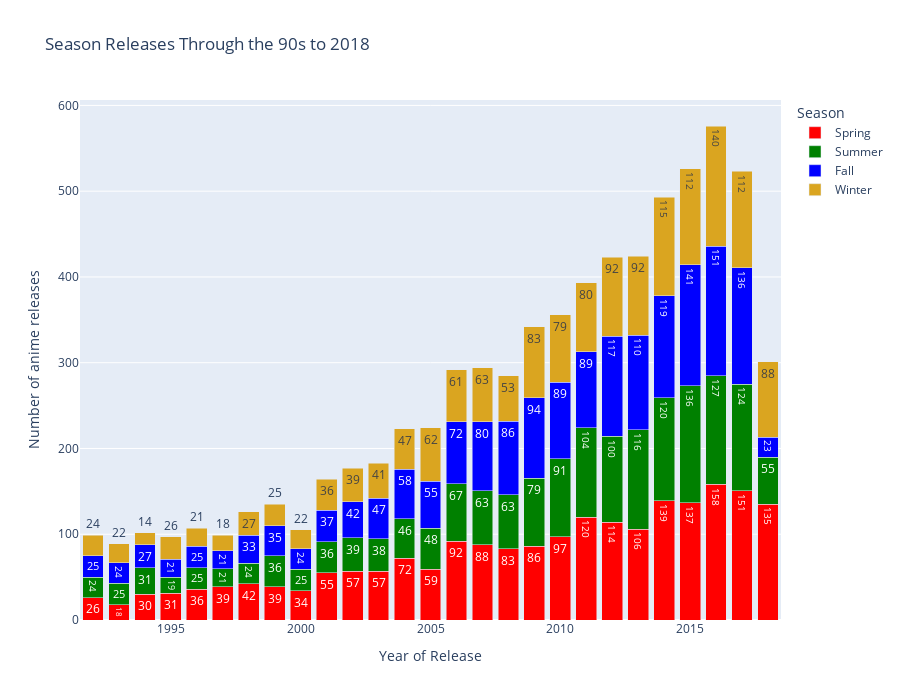

Notebook code for this chart:
### Code cell
fig = px.bar(df_animes.groupby(['year_released', 'season_released'])['title'].count().reset_index(),
        x='year_released', y='title', color='season_released', labels={'title':'Number of anime releases',
        'year_released':'Year of Release', 'season_released':'Season'}, text='title',
        title="Season Releases Through the 90s to 2018",
        color_discrete_sequence=["red", "green", "blue", "goldenrod", "magenta"])
fig.update_layout(barmode='stack', yaxis={'categoryorder':'total descending'}, height=700)
fig.show()

### Figure 1 — Plotly figure (JSON) as saved in the notebook; plotly's stock layout.template omitted (floating-point values rounded to 4 significant figures)
{"data": [{"alignmentgroup": "True", "hovertemplate": "Season=Spring<br>Year of Release=%{x}<br>Number of anime releases=%{text}<extra></extra>", "legendgroup": "Spring", "marker": {"color": "red", "pattern": {"shape": ""}}, "name": "Spring", "offsetgroup": "Spring", "orientation": "v", "showlegend": true, "text": [26, 18, 30, 31, 36, 39, 42, 39, 34, 55, 57, 57, 72, 59, 92, 88, 83, 86, 97, 120, 114, 106, 139, 137, 158, 151, 135], "textposition": "auto", "type": "bar", "x": [1992, 1993, 1994, 1995, 1996, 1997, 1998, 1999, 2000, 2001, 2002, 2003, 2004, 2005, 2006, 2007, 2008, 2009, 2010, 2011, 2012, 2013, 2014, 2015, 2016, 2017, 2018], "xaxis": "x", "y": [26, 18, 30, 31, 36, 39, 42, 39, 34, 55, 57, 57, 72, 59, 92, 88, 83, 86, 97, 120, 114, 106, 139, 137, 158, 151, 135], "yaxis": "y"}, {"alignmentgroup": "True", "hovertemplate": "Season=Summer<br>Year of Release=%{x}<br>Number of anime releases=%{text}<extra></extra>", "legendgroup": "Summer", "marker": {"color": "green", "pattern": {"shape": ""}}, "name": "Summer", "offsetgroup": "Summer", "orientation": "v", "showlegend": true, "text": [24, 25, 31, 19, 25, 21, 24, 36, 25, 36, 39, 38, 46, 48, 67, 63, 63, 79, 91, 104, 100, 116, 120, 136, 127, 124, 55], "textposition": "auto", "type": "bar", "x": [1992, 1993, 1994, 1995, 1996, 1997, 1998, 1999, 2000, 2001, 2002, 2003, 2004, 2005, 2006, 2007, 2008, 2009, 2010, 2011, 2012, 2013, 2014, 2015, 2016, 2017, 2018], "xaxis": "x", "y": [24, 25, 31, 19, 25, 21, 24, 36, 25, 36, 39, 38, 46, 48, 67, 63, 63, 79, 91, 104, 100, 116, 120, 136, 127, 124, 55], "yaxis": "y"}, {"alignmentgroup": "True", "hovertemplate": "Season=Fall<br>Year of Release=%{x}<br>Number of anime releases=%{text}<extra></extra>", "legendgroup": "Fall", "marker": {"color": "blue", "pattern": {"shape": ""}}, "name": "Fall", "offsetgroup": "Fall", "orientation": "v", "showlegend": true, "text": [25, 24, 27, 21, 25, 21, 33, 35, 24, 37, 42, 47, 58, 55, 72, 80, 86, 94, 89, 89, 117, 110, 119, 141, 151, 136, 23], "textposition": "auto", "type": "bar", "x": [1992, 1993, 1994, 1995, 1996, 1997, 1998, 1999, 2000, 2001, 2002, 2003, 2004, 2005, 2006, 2007, 2008, 2009, 2010, 2011, 2012, 2013, 2014, 2015, 2016, 2017, 2018], "xaxis": "x", "y": [25, 24, 27, 21, 25, 21, 33, 35, 24, 37, 42, 47, 58, 55, 72, 80, 86, 94, 89, 89, 117, 110, 119, 141, 151, 136, 23], "yaxis": "y"}, {"alignmentgroup": "True", "hovertemplate": "Season=Winter<br>Year of Release=%{x}<br>Number of anime releases=%{text}<extra></extra>", "legendgroup": "Winter", "marker": {"color": "goldenrod", "pattern": {"shape": ""}}, "name": "Winter", "offsetgroup": "Winter", "orientation": "v", "showlegend": true, "text": [24, 22, 14, 26, 21, 18, 27, 25, 22, 36, 39, 41, 47, 62, 61, 63, 53, 83, 79, 80, 92, 92, 115, 112, 140, 112, 88], "textposition": "auto", "type": "bar", "x": [1992, 1993, 1994, 1995, 1996, 1997, 1998, 1999, 2000, 2001, 2002, 2003, 2004, 2005, 2006, 2007, 2008, 2009, 2010, 2011, 2012, 2013, 2014, 2015, 2016, 2017, 2018], "xaxis": "x", "y": [24, 22, 14, 26, 21, 18, 27, 25, 22, 36, 39, 41, 47, 62, 61, 63, 53, 83, 79, 80, 92, 92, 115, 112, 140, 112, 88], "yaxis": "y"}], "layout": {"barmode": "stack", "height": 700, "legend": {"title": {"text": "Season"}, "tracegroupgap": 0}, "title": {"text": "Season Releases Through the 90s to 2018"}, "xaxis": {"anchor": "y", "domain": [0, 1], "title": {"text": "Year of Release"}}, "yaxis": {"anchor": "x", "categoryorder": "total descending", "domain": [0, 1], "title": {"text": "Number of anime releases"}}}}
